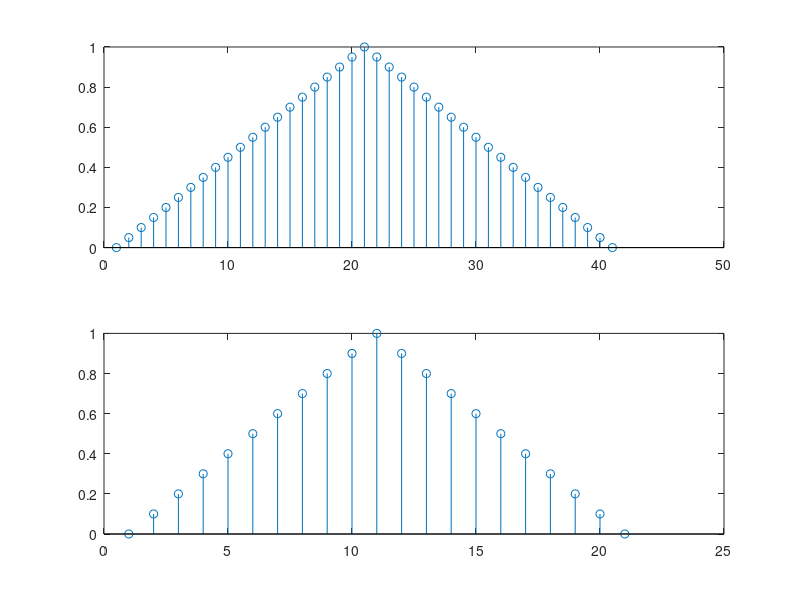
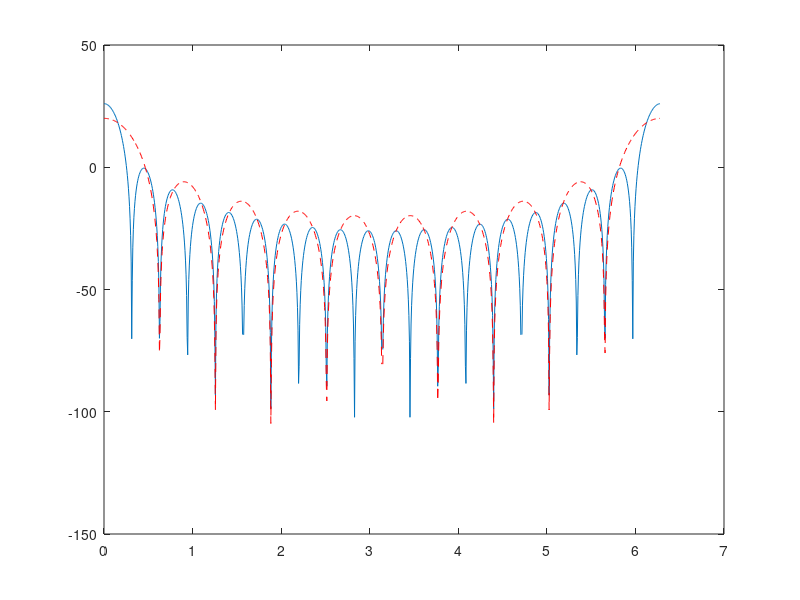
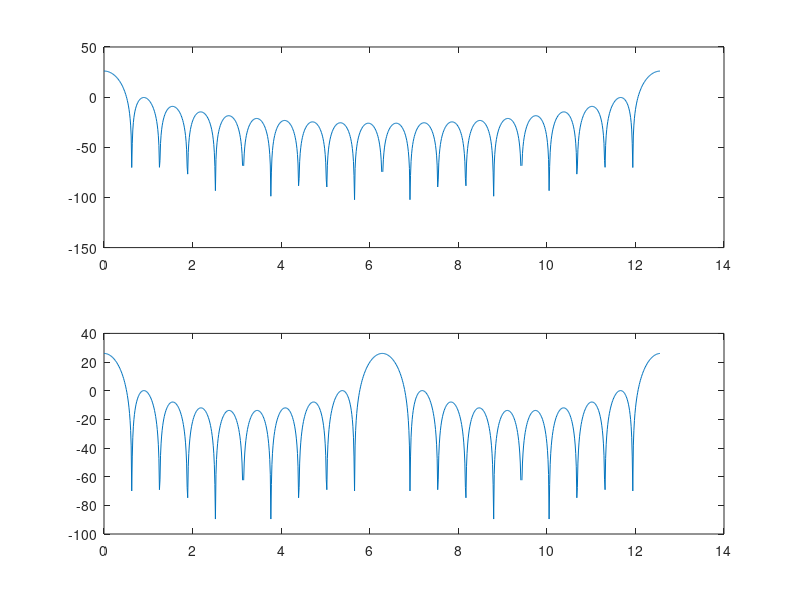
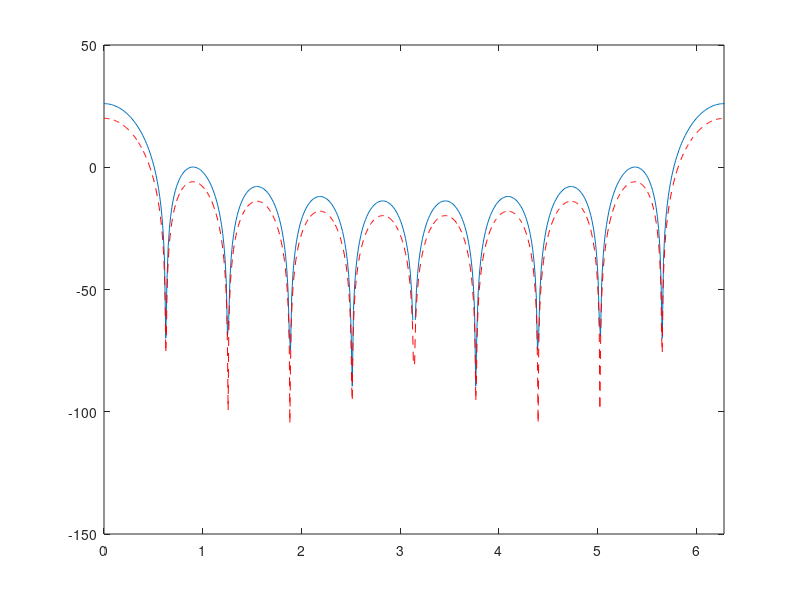

The MATLAB source for these figures, in order:
clc
clear all
close all

N = 41 ;
x = bartlett(N);
x_down = x(1:2:end);

figure, subplot(211), stem(x)
subplot(212), stem(x_down)

%[H, w] = freqz(x, 1, 1024);
%[H_down, w] = freqz(x_down, 1, 1024);
Nfft=1024
X=fft(x,Nfft);
X_down=fft(x_down,Nfft);
w=2*pi*[0:Nfft-1]/Nfft;
figure, plot(w, 20*log10(abs(X)));
hold on
plot(w, 20*log10(abs(X_down)), 'r--');
hold off

figure, subplot(211), plot(w*2, 20*log10(abs(X)))
X_s=zeros(Nfft,1);
X_s(1:Nfft/2)=X((Nfft/2)+1:Nfft);
X_s((Nfft/2)+1:Nfft)=X(1:Nfft/2);
subplot(212), plot(w*2,20*log10(abs(X+X_s)))

figure, plot(w*2,20*log10(abs(X+X_s)))
xlim([0, 2*pi])
hold on
plot(w, 10*log10(abs(X_down).^2 ), 'r--');
hold off


% Let's see the alias
w1=pi/16;
w2=pi/8;
w3=pi/2;
n=[0:200];
x = cos(w1*n)+0.5*cos(w2*n)+2*cos(w3*n);

x_down = x(1:4:end);

figure, subplot(211), stem(x)
subplot(212), stem(x_down)

Nfft=1024
X=fft(x,Nfft);
X_down=fft(x_down,Nfft);
w=2*pi*[0:Nfft-1]/Nfft;
figure, plot(w, 20*log10(abs(X)));
hold on
plot(w, 20*log10(abs(X_down)), 'r--');
hold off
legend('|X(\omega)|', '|Xdown(\omega)|') ;
